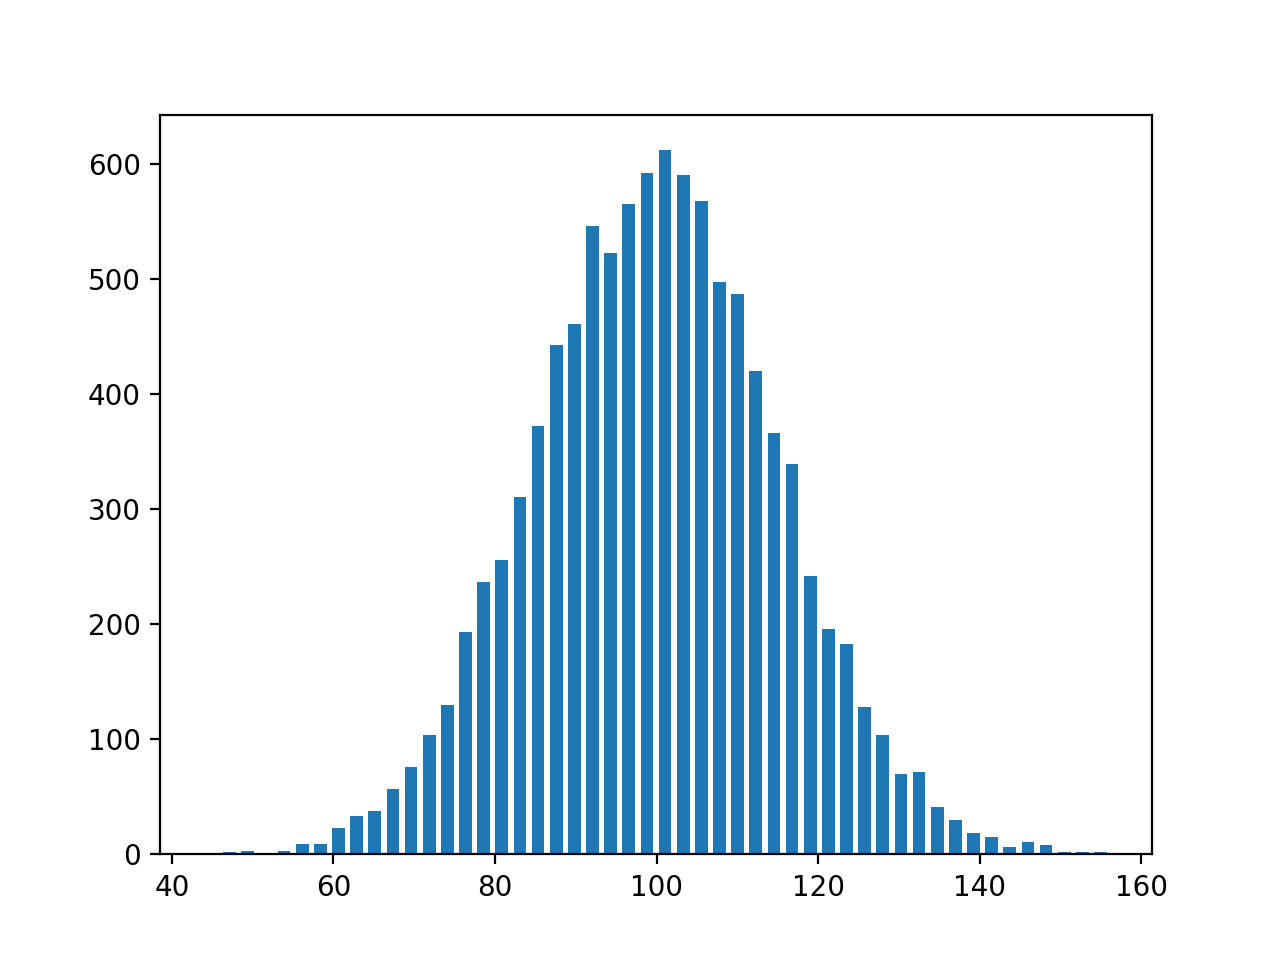

This figure's Python source:
# Basic histogram 2

import matplotlib.pyplot as plt
import numpy as np

mu, sigma = 100, 15
x = mu + sigma * np.random.randn(10000) # generating sample

hist, bins = np.histogram(x, bins=50)

#print(type(hist))   # <class 'numpy.ndarray'>
#print(type(bins))   # <class 'numpy.ndarray'>
#print(len(hist))    # 50
#print(len(bins))    # 51

width = 0.7 * (bins[1] - bins[0])
center = (bins[:-1] + bins[1:]) / 2
plt.bar(center, hist, align = 'center', width = width)

'''
x : sequence of scalars
    the x coordinates of the bars.
    align controls if x is the bar center (default) or left edge.  -> parameter center
    
height : scalar or sequence of scalars
         the height(s) of the bars          -> parameter hist
         
align : {‘center’, ‘edge’}, optional, default: ‘center’.
        If ‘center’, interpret the x argument as the coordinates of the centers of the bars. 
        If ‘edge’, aligns bars by their left edges.
        To align the bars on the right edge pass a negative width and align = 'edge'.
        
width : scalar or array-like, optional
        the width(s) of the bars default: 0.8
'''

plt.show()
